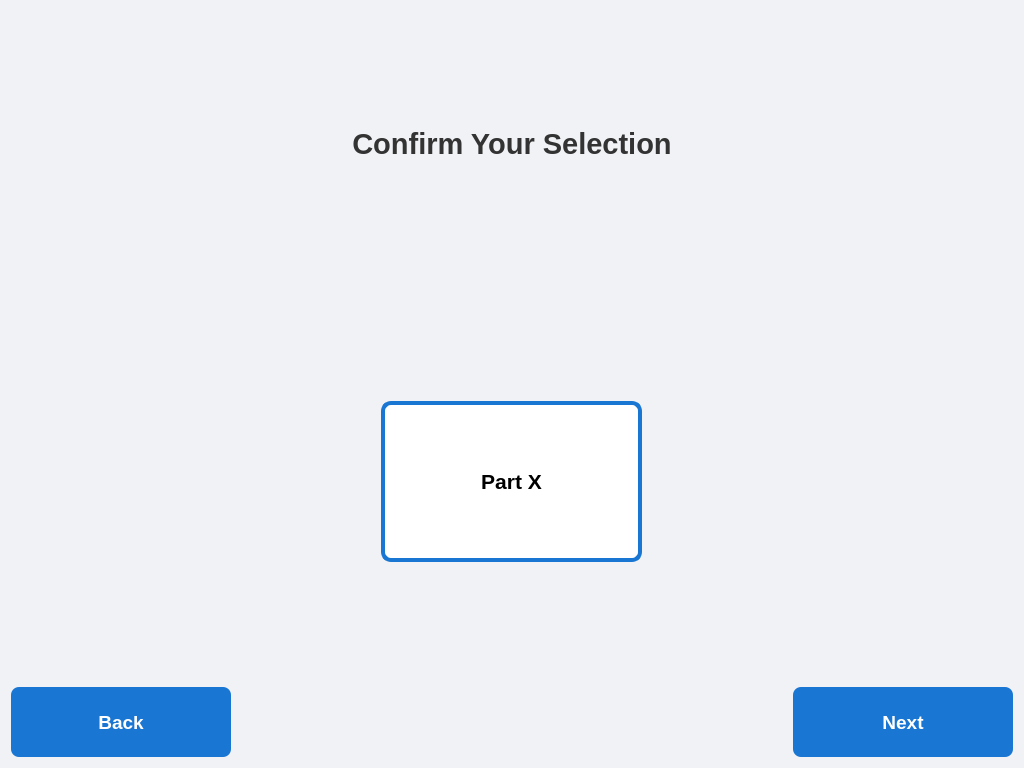
<?xml version="1.0" encoding="UTF-8"?>
<ui version="4.0">
 <class>ConfirmationWindow</class>
 <widget class="QWidget" name="ConfirmationWindow">
  <property name="geometry">
   <rect>
    <x>0</x>
    <y>0</y>
    <width>1024</width>
    <height>768</height>
   </rect>
  </property>
  <property name="windowTitle">
   <string>Part Confirmation</string>
  </property>
  <property name="styleSheet">
   <string notr="true">
   /* --- Unified Color Scheme --- */
   #ConfirmationWindow {
       background-color: #f0f2f5;
       font-family: Arial, sans-serif;
   }

   QLabel {
       color: #333;
       font-size: 22pt;
       font-weight: bold;
   }

   QPushButton {
       background-color: #1976d2;
       color: white;
       font-size: 14pt;
       font-weight: bold;
       padding: 10px 20px;
       border-radius: 8px;
       border: none;
       min-width: 180px;
       min-height: 50px;
   }

   QPushButton:hover {
       background-color: #1565c0;
   }
   </string>
  </property>

  <layout class="QVBoxLayout" name="mainLayout" stretch="2,3,1">
   <!-- Title Label -->
   <item>
    <widget class="QLabel" name="confirmationLabel">
     <property name="text">
      <string>Confirm Your Selection</string>
     </property>
     <property name="alignment">
      <set>Qt::AlignCenter</set>
     </property>
    </widget>
   </item>

   <!-- Centered Selected Part Box -->
   <item alignment="Qt::AlignCenter">
    <widget class="QToolButton" name="selectedPartButton">
     <property name="text">
      <string>Part X</string>
     </property>
     <property name="styleSheet">
      <string notr="true">
       QToolButton {
           background-color: white;
           color: black;
           border: 4px solid #1976d2;  /* Blue border */
           border-radius: 10px;
           font-size: 16pt;
           font-weight: bold;
           min-width: 250px;
           min-height: 150px;
       }

       QToolButton:hover {
           background-color: #f5f5f5;
       }
      </string>
     </property>
    </widget>
   </item>

   <!-- Navigation Buttons -->
   <item>
    <layout class="QHBoxLayout" name="buttonLayout">
     <item alignment="Qt::AlignLeft">
      <widget class="QPushButton" name="backButton">
       <property name="text">
        <string>Back</string>
       </property>
      </widget>
     </item>
     <item alignment="Qt::AlignRight">
      <widget class="QPushButton" name="nextButton">
       <property name="text">
        <string>Next</string>
       </property>
      </widget>
     </item>
    </layout>
   </item>
  </layout>
 </widget>
 <resources/>
 <connections/>
</ui>
